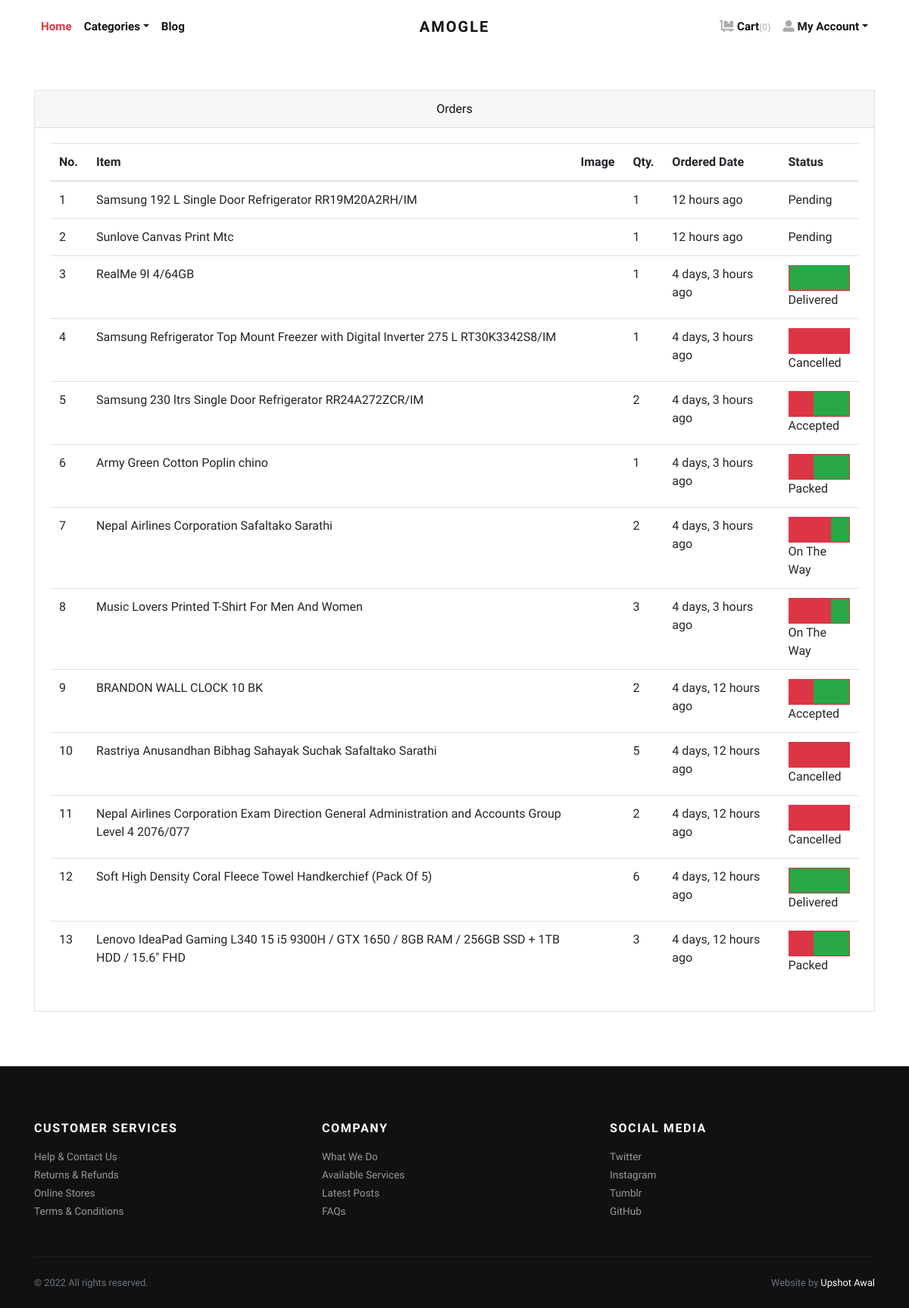
Page /orders/ (signed in) on the committed database.
### store/models.py (models this page shows, shortened)
class Order(models.Model):
    user = models.ForeignKey(User, verbose_name="User",
                             on_delete=models.CASCADE)
    address = models.ForeignKey(
        Address, verbose_name="Shipping Address", on_delete=models.CASCADE)
    product = models.ForeignKey(
        Product, verbose_name="Product", on_delete=models.CASCADE)
    quantity = models.PositiveIntegerField(verbose_name="Quantity")
    ordered_date = models.DateTimeField(
        auto_now_add=True, verbose_name="Ordered Date")
    status = models.CharField(
        choices=STATUS_CHOICES,
        max_length=50,
        default="Pending"
    )

class Product(models.Model):
    title = models.CharField(max_length=150, verbose_name="Product Title")
    slug = AutoSlugField(populate_from='title', unique=True,
                         verbose_name="Product Slug")
    sku = models.CharField(max_length=255, unique=True,
                           verbose_name="Unique Product ID (SKU)")
    short_description = RichTextField()
    detail_description = models.TextField(
        blank=True, null=True, verbose_name="Detail Description")
    product_image = models.ImageField(
        upload_to='product', blank=True, null=True, verbose_name="Product Image")
    price = models.DecimalField(max_digits=8, decimal_places=2)
    category = models.ForeignKey(
        Category, verbose_name="Product Categoy", on_delete=models.CASCADE)
    is_active = models.BooleanField(verbose_name="Is Active?", default=True)
    is_featured = models.BooleanField(
        verbose_name="Is Featured?", default=True)
    created_at = models.DateTimeField(
        auto_now_add=True, verbose_name="Created Date")
    updated_at = models.DateTimeField(
        auto_now=True, verbose_name="Updated Date")
    class Meta:
        verbose_name_plural = 'Products'
        ordering = ('-created_at', )

### store/views.py (the view)
# urls.py: path('orders/', views.orders, name="orders"),
@ login_required
def orders(request):
    all_orders = Order.objects.filter(
        user=request.user).order_by('-ordered_date')
    return render(request, 'store/orders.html', {'orders': all_orders})

### store/context_preprocessors.py (called while the page is built)
def store_menu(request):
    categories = Category.objects.filter(is_active=True)
    context = {
        'categories_menu': categories,
    }
    return context

def cart_menu(request):
    if request.user.is_authenticated:
        cart_items= Cart.objects.filter(user=request.user)
        context = {
            'cart_items': cart_items,
        }
    else:
        context = {}
    return context

### templates/store/orders.html (shortened to what this page needs)
{% extends 'base.html' %}
{% load static %}
{% load humanize %}
    {% block content %}
      <div class="container py-5">
        <div class="row">
          <div class="col-lg-12">
            <div class="card mb-4" id="tables">
              <div class="card-header text-center">Orders</div>
              <div class="card-body">
                <table class="table table-hover">
                  <thead>
                    <tr>
                      <th>No.</th>
                      <th>Item</th>
                      <th>Image</th>
                      <th>Qty.</th>
                      <th>Ordered Date</th>
                      <th>Status</th>
                    </tr>
                  </thead>
                  <tbody>
                    {% if orders %}
                    {% for order in orders %}
                    <tr>
                      <td>{{forloop.counter}}</td>
                      <td>{{order.product.title}}</td>
                      <td>
                      </td>
                      <td>{{order.quantity}}</td>
                      <td>{{order.ordered_date|naturaltime}}</td>
                      <td>
                        {% if order.status == 'Accepted' %}
                        <div class="bg-success border border-primary">
                            <div class="p-3 bg-primary" style="width:0;"></div>
                        </div>
                        {% endif %}
                        {% if order.status == 'Packed' %}
                        <div class="bg-success border border-primary">
                            <div class="p-3 bg-primary" style="width:40%;"></div>
                        </div>
                        {% endif %}
                        {% if order.status == 'On The Way' %}
                        <div class="bg-success border border-primary">
                            <div class="p-3 bg-primary" style="width:70%;"></div>
                        </div>
                        {% endif %}
                        {% if order.status == 'Delivered' %}
                        <div class="bg-success border border-primary">
                            <div class="p-3 bg-success" style="width:100%;"></div>
                        </div>
                        {% endif %}
                        {% if order.status == 'Cancelled' %}
                        <div class="bg-success border border-danger">
                            <div class="p-3 bg-danger" style="width:100%;"></div>
                        </div>
                        {% endif %}
                        {{order.status}}
                      </td>
                    </tr>
                    {% endfor %}
                    {% endif %}
                  </tbody>
                </table>
              </div>
            </div>
          </div>
        </div>
      </div>
{% endblock content %}

### static/css/style.default.css (style rules this page uses)
.border { border: 1px solid #dee2e6 !important; }
.border-primary { border-color: #dc3545 !important; }
.border-danger { border-color: #dc3545 !important; }
body { font-family: "Libre Franklin", sans-serif; font-size: 1rem; font-weight: 400; line-height: 1.5; color: #111111; background-color: #fff; }
.bg-primary { background-color: #dc3545 !important; }
.bg-success { background-color: #28a745 !important; }
.bg-danger { background-color: #dc3545 !important; }
.card { background-color: #fff; border: 1px solid rgba(17, 17, 17, 0.125); border-radius: 0; }
.card-body { padding: 1.25rem; }
.card-header { padding: 0.75rem 1.25rem; background-color: rgba(17, 17, 17, 0.03); border-bottom: 1px solid rgba(17, 17, 17, 0.125); }
.card-header:first-child { border-radius: calc(0 - 1px) calc(0 - 1px) 0 0; }

### rows in the picture
Order: product "Samsung 192 L Single Door Refrigerator RR19M20A2RH/IM", quantity "1", ordered_date "12 hours ago", status "Pending"
Order: product "Sunlove Canvas Print Mtc", quantity "1", ordered_date "12 hours ago", status "Pending"
Order: product "RealMe 9I 4/64GB", quantity "1", ordered_date "4 days, 3 hours ago", status "Delivered"
Order: product "Samsung Refrigerator Top Mount Freezer with Digital Inverter 275 L RT30K3342S8/IM", quantity "1", ordered_date "4 days, 3 hours ago", status "Cancelled"
Order: product "Samsung 230 ltrs Single Door Refrigerator RR24A272ZCR/IM", quantity "2", ordered_date "4 days, 3 hours ago", status "Accepted"
Order: product "Army Green Cotton Poplin chino", quantity "1", ordered_date "4 days, 3 hours ago", status "Packed"
Order: product "Nepal Airlines Corporation Safaltako Sarathi", quantity "2", ordered_date "4 days, 3 hours ago", status "On The Way"
Order: product "Music Lovers Printed T-Shirt For Men And Women", quantity "3", ordered_date "4 days, 3 hours ago", status "On The Way"
Order: product "BRANDON WALL CLOCK 10 BK", quantity "2", ordered_date "4 days, 12 hours ago", status "Accepted"
Order: product "Rastriya Anusandhan Bibhag Sahayak Suchak Safaltako Sarathi", quantity "5", ordered_date "4 days, 12 hours ago", status "Cancelled"
Order: product "Nepal Airlines Corporation Exam Direction General Administration and Accounts Group Level 4 2076/077", quantity "2", ordered_date "4 days, 12 hours ago", status "Cancelled"
Order: product "Soft High Density Coral Fleece Towel Handkerchief (Pack Of 5)", quantity "6", ordered_date "4 days, 12 hours ago", status "Delivered"
Order: product "Lenovo IdeaPad Gaming L340 15 i5 9300H / GTX 1650 / 8GB RAM / 256GB SSD + 1TB HDD / 15.6\" FHD", quantity "3", ordered_date "4 days, 12 hours ago", status "Packed"

### other values in the picture
{{ cart_items.count }} "0"
